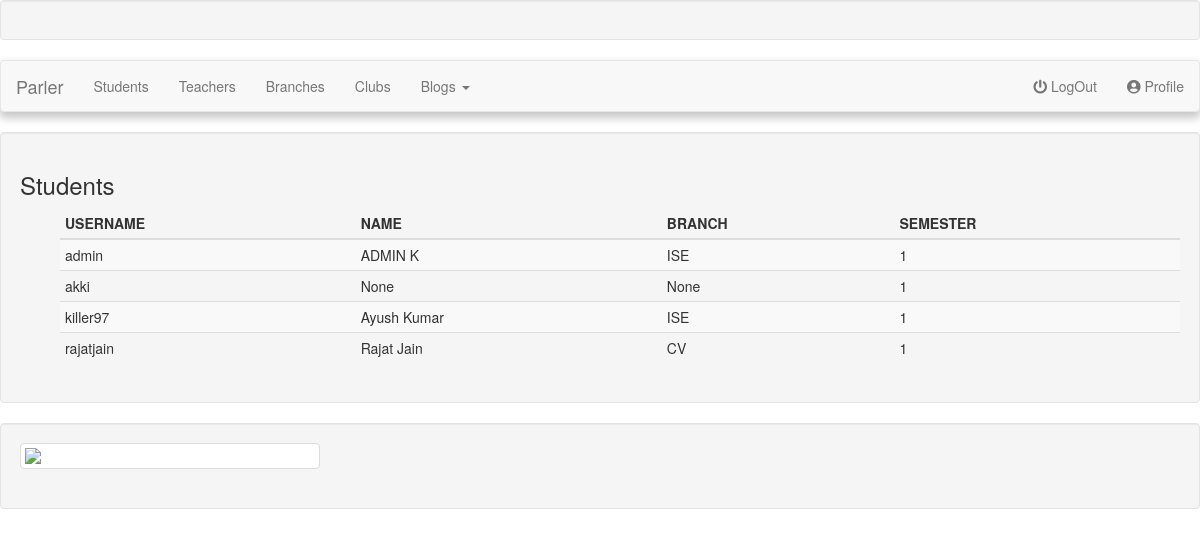
The app's page /students/ (signed in) with its own data.
### intro/models.py (models this page shows, shortened)
class Profile(models.Model):
    user = models.OneToOneField(User, on_delete=models.CASCADE)
    full_name = models.CharField(max_length=100, blank=True, null=True)
    gender = models.CharField(max_length=6, choices=[('male', 'Male'), ('female', 'Female'), ('other', "Other"), ],
                             null=True)
    birth_date = models.DateField(null=True, blank=True)
    reg_no = models.CharField(max_length=15, null=True);
    branch = models.ForeignKey(branch, on_delete=models.SET_NULL, null=True)
    semester = models.IntegerField(('semester'),
                                   choices=[(1, 1), (2, 2), (3, 3), (4, 4), (5, 5), (6, 6), (7, 7), (8, 8)], default=1)
    admission_year = models.IntegerField(('year'), choices=YEAR_CHOICES, default=datetime.datetime.now().year)
    bio = models.TextField(max_length=500, blank=True, null=True)
    location = models.CharField(max_length=30, blank=True)

class branch(models.Model):
    branch_name = models.CharField(max_length=100);
    branch_code = models.CharField(max_length=5);
    launch_year = models.IntegerField(('year'), choices=YEAR_CHOICES, default=datetime.datetime.now().year);
    approved_intake = models.IntegerField();
    branch_detail = models.TextField(blank=True);
    class Meta:
        ordering = ['branch_name']
    def __str__(self):
        return self.branch_code

### intro/views.py (the view)
# urls.py: url(r'^students/$', views.StudentList.as_view(), name="StudentList"),
@method_decorator(login_required, name='dispatch')
class StudentList(ListView):
    template_name = 'intro/studentlist.html'
    def get_queryset(self):
        return Profile.objects.all()

### intro/templates/intro/studentlist.html (shortened to what this page needs)
{%extends "intro/base.html" %}
{% block content %}
<H3>Students</H3>
<ul>
    <table class="table table-striped table-condensed">
        <thead>
        <tr>
            <th>USERNAME</th>
            <th>NAME</th>
            <th>BRANCH</th>
            <th>SEMESTER</th>
        </tr>
        </thead>
        <tbody>
        {%for item in object_list %}
        <tr>
            <td>{{item.user}}</td>
            <td>{{item.full_name}}</td>
            <td>{{item.branch}}</td>
            <td>{{item.semester}}</td>
        </tr>
        {%endfor%}
        </tbody>
    </table>
</ul>
{%endblock%}

### records on screen
Profile: user "admin", full_name "ADMIN K", branch "ISE", semester "1"
Profile: user "akki", full_name "None", branch "None", semester "1"
Profile: user "killer97", full_name "Ayush Kumar", branch "ISE", semester "1"
Profile: user "rajatjain", full_name "Rajat Jain", branch "CV", semester "1"
